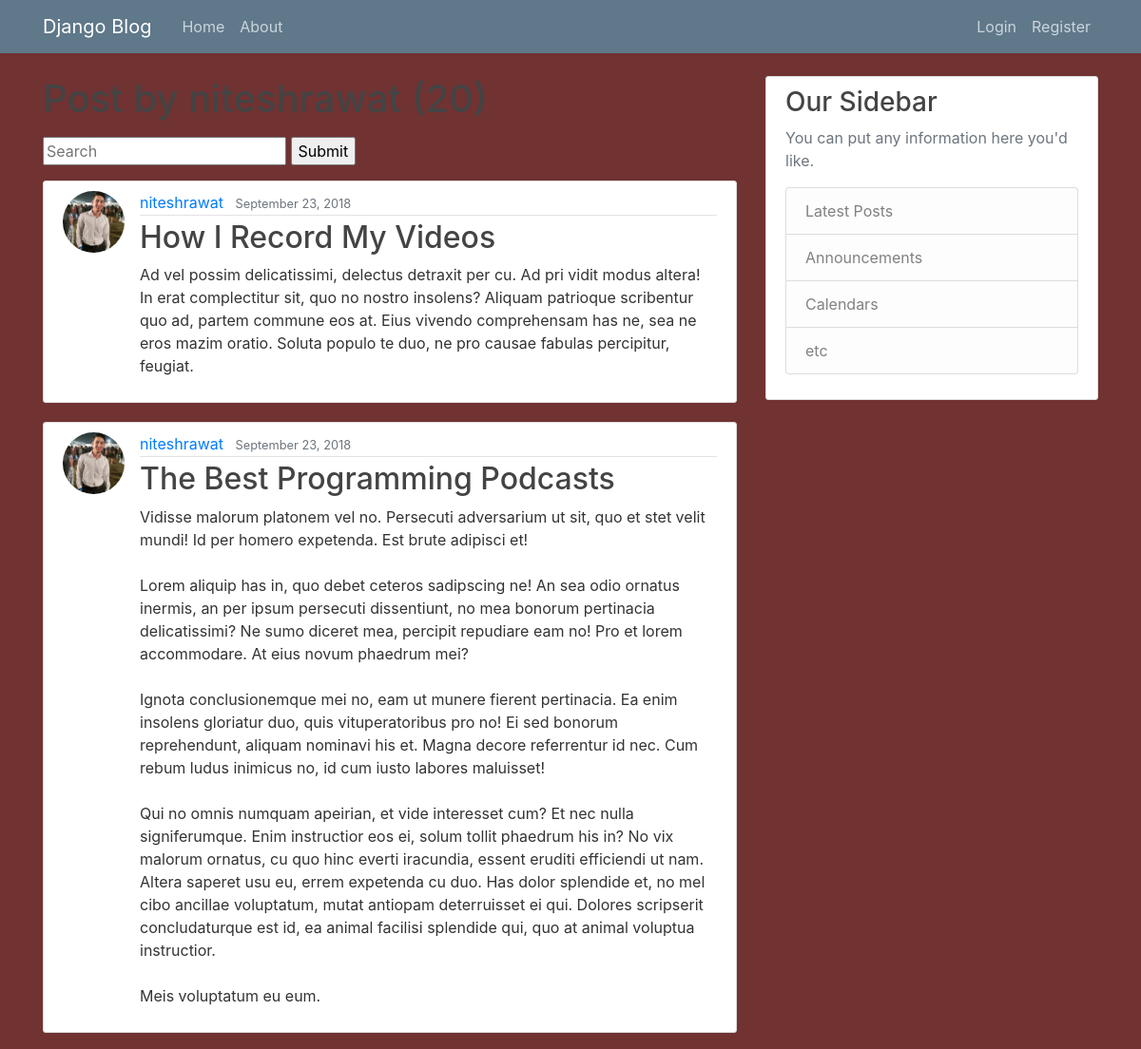
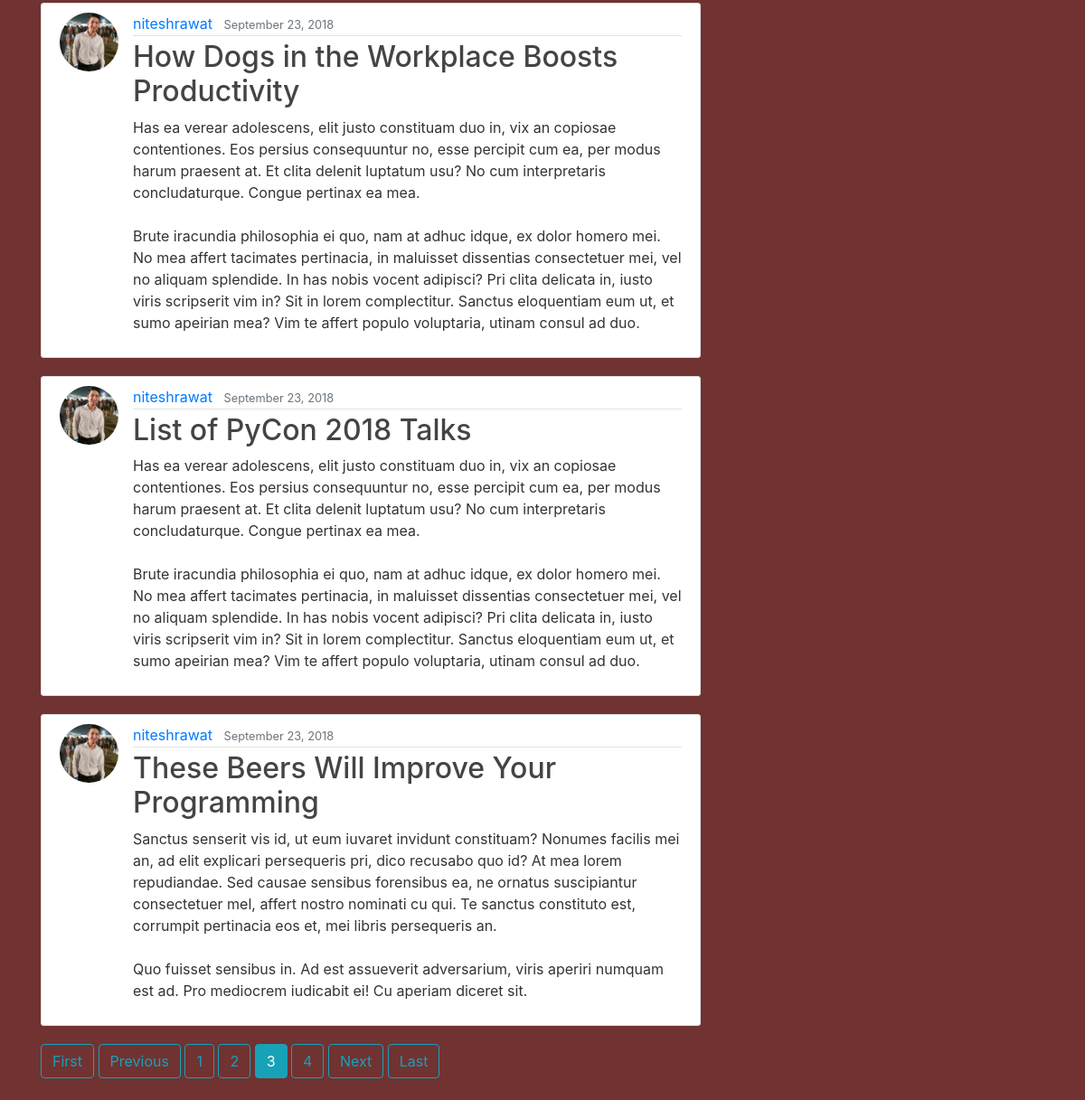
/user/niteshrawat?page=3, run on the app's committed database (2 pictures, top to bottom).
### blog/models.py (models this page shows, shortened)
class Post(models.Model):
    title = models.CharField(max_length=100)
    content = models.TextField()
    date_posted = models.DateTimeField(default=timezone.now)
    author = models.ForeignKey(User, related_name='posts', on_delete=models.CASCADE)
    class Meta:
        verbose_name = _('Post')
        verbose_name_plural = _('Posts')

### users/models.py (models this page shows, shortened)
class Profile(models.Model):
    user = models.OneToOneField(User, on_delete=models.CASCADE)
    image = models.ImageField(default='default.jpg', upload_to='profile_pics')

### blog/views.py (the view)
# urls.py: path('user/<str:username>', UserPostListView.as_view(), name='user-posts'),
class UserPostListView(ListView):
    model = Post
    template_name = 'blog/user_posts.html'  # <app>/<model>_<viewtype>.html
    context_object_name = 'posts'
    paginate_by = 5
    def get_queryset(self):
        query = self.request.GET.get('q')
        user = get_object_or_404(User, username=self.kwargs.get('username'))
        if query:
            query_set = self.model.objects.filter(Q(author=user),
                                                  Q(title__icontains=query)| Q(content__icontains=query))
            return query_set
        else:
            return self.model.objects.filter(author=user).order_by('-date_posted')

### blog/templates/blog/user_posts.html
{% extends "blog/base.html" %}
{% block content %}
<h1 class="mb-3">Post by {{ view.kwargs.username }} ({{ page_obj.paginator.count }})</h1>
<form method="GET" action="">
    <input type="text" name="q" placeholder="Search">
    <input type="submit" name="Search">
</form>
{% for post in posts %}
<article class="media content-section">
    <img class="rounded-circle article-img" src="{{ post.author.profile.image.url }}">
    <div class="media-body">
        <div class="article-metadata">
            <a class="mr-2" href="{% url 'user-posts' post.author.username %}">{{ post.author }}</a>
            <small class="text-muted">{{ post.date_posted|date:"F d, Y" }}</small>
        </div>
        <h2><a class="article-title" href="{% url 'post-detail' post.id %}">{{ post.title }}</a></h2>
        <p class="article-content">{{ post.content }}</p>
    </div>
</article>
{% endfor %}
{% if is_paginated %}
{% if page_obj.has_previous %}
<a class="btn btn-outline-info mb-4" href="?page=1">First</a>
<a class="btn btn-outline-info mb-4" href="?page={{ page_obj.previous_page_number }}">Previous</a>
{% endif %}
{% for num in page_obj.paginator.page_range %}
{% if page_obj.number == num %}
<a class="btn btn-info mb-4" href="?page={{ num }}">{{ num }}</a>
{% elif num > page_obj.number|add:'-3' and num < page_obj.number|add:'3' %}
<a class="btn btn-outline-info mb-4" href="?page={{ num }}">{{ num }}</a>
{% endif %}
{% endfor %}
{% if page_obj.has_next %}
<a class="btn btn-outline-info mb-4" href="?page={{ page_obj.next_page_number }}">Next</a>
<a class="btn btn-outline-info mb-4" href="?page={{ page_obj.paginator.num_pages }}">Last</a>
{% endif %}
{% endif %}
{% endblock content %}

### blog/static/blog/main.css (style rules this page uses)
body { background: #713232; color: #333333; margin-top: 5rem; }
h1, h2, h3, h4, h5, h6 { color: #444444; }
.content-section { background: #ffffff; padding: 10px 20px; border: 1px solid #dddddd; border-radius: 3px; margin-bottom: 20px; }
.article-title { color: #444444; }
.article-content { white-space: pre-line; }
.article-img { height: 65px; width: 65px; margin-right: 16px; }
.article-metadata { padding-bottom: 1px; margin-bottom: 4px; border-bottom: 1px solid #e3e3e3 }

### data on the page
Post: author.profile.image (picture), author "niteshrawat", date_posted "September 23, 2018", title "How I Record My Videos", content "Ad vel possim delicatissimi, delectus detraxit per cu. Ad pri vidit modus altera! In erat complectitur sit, quo no nostro insolens? Aliquam patrioque scribentur quo ad, partem commune eos at. Eius vivendo comprehensam has ne, sea ne eros mazim oratio. Soluta populo te duo, ne pro causae fabulas percipitur, feugiat."
Post: author.profile.image (picture), author "niteshrawat", date_posted "September 23, 2018", title "The Best Programming Podcasts", content "Vidisse malorum platonem vel no. Persecuti adversarium ut sit, quo et stet velit mundi! Id per homero expetenda. Est brute adipisci et! Lorem aliquip has in, quo debet ceteros sadipscing ne! An sea odio ornatus inermis, an per ipsum persecuti dissentiunt, no mea bonorum pertinacia delicatissimi? Ne sumo diceret mea, percipit repudiare eam no! Pro et lorem accommodare. At eius novum phaedrum mei? Ignota conclusionemque mei no, eam ut munere fierent pertinacia. Ea enim insolens gloriatur duo, quis vituperatoribus pro no! Ei sed bonorum reprehendunt, aliquam nominavi his et. Magna decore referrentur id nec. Cum rebum ludus inimicus no, id cum iusto labores maluisset! Qui no omnis numquam…"
Post: author.profile.image (picture), author "niteshrawat", date_posted "September 23, 2018", title "How Dogs in the Workplace Boosts Productivity", content "Has ea verear adolescens, elit justo constituam duo in, vix an copiosae contentiones. Eos persius consequuntur no, esse percipit cum ea, per modus harum praesent at. Et clita delenit luptatum usu? No cum interpretaris concludaturque. Congue pertinax ea mea. Brute iracundia philosophia ei quo, nam at adhuc idque, ex dolor homero mei. No mea affert tacimates pertinacia, in maluisset dissentias consectetuer mei, vel no aliquam splendide. In has nobis vocent adipisci? Pri clita delicata in, iusto viris scripserit vim in? Sit in lorem complectitur. Sanctus eloquentiam eum ut, et sumo apeirian mea? Vim te affert populo voluptaria, utinam consul ad duo."
Post: author.profile.image (picture), author "niteshrawat", date_posted "September 23, 2018", title "List of PyCon 2018 Talks", content "Has ea verear adolescens, elit justo constituam duo in, vix an copiosae contentiones. Eos persius consequuntur no, esse percipit cum ea, per modus harum praesent at. Et clita delenit luptatum usu? No cum interpretaris concludaturque. Congue pertinax ea mea. Brute iracundia philosophia ei quo, nam at adhuc idque, ex dolor homero mei. No mea affert tacimates pertinacia, in maluisset dissentias consectetuer mei, vel no aliquam splendide. In has nobis vocent adipisci? Pri clita delicata in, iusto viris scripserit vim in? Sit in lorem complectitur. Sanctus eloquentiam eum ut, et sumo apeirian mea? Vim te affert populo voluptaria, utinam consul ad duo."
Post: author.profile.image (picture), author "niteshrawat", date_posted "September 23, 2018", title "These Beers Will Improve Your Programming", content "Sanctus senserit vis id, ut eum iuvaret invidunt constituam? Nonumes facilis mei an, ad elit explicari persequeris pri, dico recusabo quo id? At mea lorem repudiandae. Sed causae sensibus forensibus ea, ne ornatus suscipiantur consectetuer mel, affert nostro nominati cu qui. Te sanctus constituto est, corrumpit pertinacia eos et, mei libris persequeris an. Quo fuisset sensibus in. Ad est assueverit adversarium, viris aperiri numquam est ad. Pro mediocrem iudicabit ei! Cu aperiam diceret sit."

### other printed values
{{ num }} "1" "2" "4"
{{ num }} "3"
